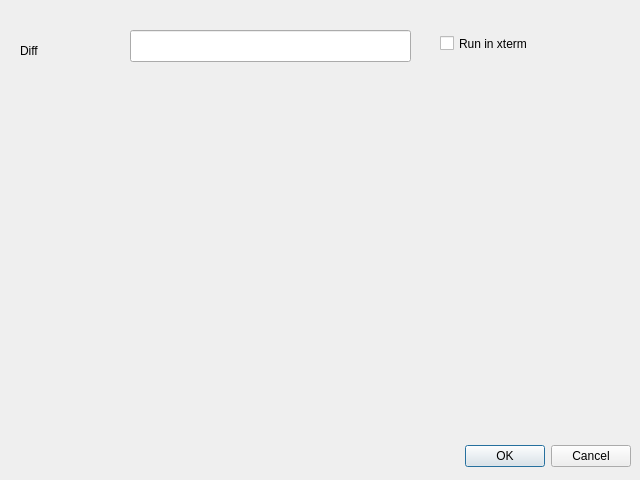
<?xml version="1.0" encoding="UTF-8"?>
<ui version="4.0">
 <class>GeneralSettingsDialog</class>
 <widget class="QDialog" name="GeneralSettingsDialog">
  <property name="geometry">
   <rect>
    <x>0</x>
    <y>0</y>
    <width>640</width>
    <height>480</height>
   </rect>
  </property>
  <property name="windowTitle">
   <string>General Settings</string>
  </property>
  <widget class="QDialogButtonBox" name="buttonBox">
   <property name="geometry">
    <rect>
     <x>10</x>
     <y>440</y>
     <width>621</width>
     <height>32</height>
    </rect>
   </property>
   <property name="orientation">
    <enum>Qt::Horizontal</enum>
   </property>
   <property name="standardButtons">
    <set>QDialogButtonBox::Cancel|QDialogButtonBox::Ok</set>
   </property>
  </widget>
  <widget class="QLabel" name="label">
   <property name="geometry">
    <rect>
     <x>20</x>
     <y>40</y>
     <width>84</width>
     <height>22</height>
    </rect>
   </property>
   <property name="text">
    <string>Diff</string>
   </property>
  </widget>
  <widget class="QLineEdit" name="diffCmd">
   <property name="geometry">
    <rect>
     <x>130</x>
     <y>30</y>
     <width>281</width>
     <height>32</height>
    </rect>
   </property>
  </widget>
  <widget class="QCheckBox" name="runInXTerm">
   <property name="geometry">
    <rect>
     <x>440</x>
     <y>30</y>
     <width>161</width>
     <height>27</height>
    </rect>
   </property>
   <property name="text">
    <string>Run in xterm</string>
   </property>
  </widget>
 </widget>
 <resources/>
 <connections>
  <connection>
   <sender>buttonBox</sender>
   <signal>accepted()</signal>
   <receiver>GeneralSettingsDialog</receiver>
   <slot>accept()</slot>
   <hints>
    <hint type="sourcelabel">
     <x>248</x>
     <y>254</y>
    </hint>
    <hint type="destinationlabel">
     <x>157</x>
     <y>274</y>
    </hint>
   </hints>
  </connection>
  <connection>
   <sender>buttonBox</sender>
   <signal>rejected()</signal>
   <receiver>GeneralSettingsDialog</receiver>
   <slot>reject()</slot>
   <hints>
    <hint type="sourcelabel">
     <x>316</x>
     <y>260</y>
    </hint>
    <hint type="destinationlabel">
     <x>286</x>
     <y>274</y>
    </hint>
   </hints>
  </connection>
 </connections>
</ui>
